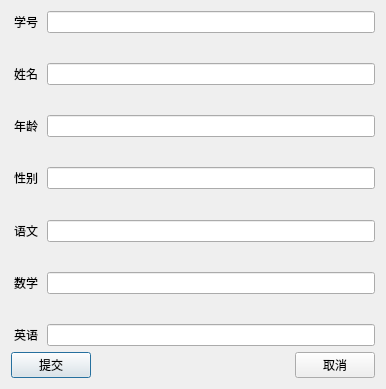
<?xml version="1.0" encoding="UTF-8"?>
<ui version="4.0">
 <class>StudentDialog</class>
 <widget class="QDialog" name="StudentDialog">
  <property name="geometry">
   <rect>
    <x>0</x>
    <y>0</y>
    <width>386</width>
    <height>389</height>
   </rect>
  </property>
  <property name="windowTitle">
   <string>Dialog</string>
  </property>
  <layout class="QGridLayout" name="gridLayout">
   <item row="0" column="0">
    <layout class="QVBoxLayout" name="verticalLayout">
     <item>
      <layout class="QHBoxLayout" name="horizontalLayout">
       <item>
        <widget class="QLabel" name="label">
         <property name="minimumSize">
          <size>
           <width>30</width>
           <height>0</height>
          </size>
         </property>
         <property name="text">
          <string>学号</string>
         </property>
         <property name="alignment">
          <set>Qt::AlignCenter</set>
         </property>
        </widget>
       </item>
       <item>
        <widget class="QLineEdit" name="lineEdit"/>
       </item>
      </layout>
     </item>
     <item>
      <spacer name="verticalSpacer">
       <property name="orientation">
        <enum>Qt::Vertical</enum>
       </property>
       <property name="sizeHint" stdset="0">
        <size>
         <width>20</width>
         <height>13</height>
        </size>
       </property>
      </spacer>
     </item>
     <item>
      <layout class="QHBoxLayout" name="horizontalLayout_2">
       <item>
        <widget class="QLabel" name="label_2">
         <property name="minimumSize">
          <size>
           <width>30</width>
           <height>0</height>
          </size>
         </property>
         <property name="text">
          <string>姓名</string>
         </property>
         <property name="alignment">
          <set>Qt::AlignCenter</set>
         </property>
        </widget>
       </item>
       <item>
        <widget class="QLineEdit" name="lineEdit_2"/>
       </item>
      </layout>
     </item>
     <item>
      <spacer name="verticalSpacer_2">
       <property name="orientation">
        <enum>Qt::Vertical</enum>
       </property>
       <property name="sizeHint" stdset="0">
        <size>
         <width>20</width>
         <height>13</height>
        </size>
       </property>
      </spacer>
     </item>
     <item>
      <layout class="QHBoxLayout" name="horizontalLayout_3">
       <item>
        <widget class="QLabel" name="label_3">
         <property name="minimumSize">
          <size>
           <width>30</width>
           <height>0</height>
          </size>
         </property>
         <property name="text">
          <string>年龄</string>
         </property>
         <property name="alignment">
          <set>Qt::AlignCenter</set>
         </property>
        </widget>
       </item>
       <item>
        <widget class="QLineEdit" name="lineEdit_3"/>
       </item>
      </layout>
     </item>
     <item>
      <spacer name="verticalSpacer_3">
       <property name="orientation">
        <enum>Qt::Vertical</enum>
       </property>
       <property name="sizeHint" stdset="0">
        <size>
         <width>20</width>
         <height>13</height>
        </size>
       </property>
      </spacer>
     </item>
     <item>
      <layout class="QHBoxLayout" name="horizontalLayout_4">
       <item>
        <widget class="QLabel" name="label_4">
         <property name="minimumSize">
          <size>
           <width>30</width>
           <height>0</height>
          </size>
         </property>
         <property name="text">
          <string>性别</string>
         </property>
         <property name="alignment">
          <set>Qt::AlignCenter</set>
         </property>
        </widget>
       </item>
       <item>
        <widget class="QLineEdit" name="lineEdit_4"/>
       </item>
      </layout>
     </item>
     <item>
      <spacer name="verticalSpacer_4">
       <property name="orientation">
        <enum>Qt::Vertical</enum>
       </property>
       <property name="sizeHint" stdset="0">
        <size>
         <width>20</width>
         <height>13</height>
        </size>
       </property>
      </spacer>
     </item>
     <item>
      <layout class="QHBoxLayout" name="horizontalLayout_5">
       <item>
        <widget class="QLabel" name="label_5">
         <property name="minimumSize">
          <size>
           <width>30</width>
           <height>0</height>
          </size>
         </property>
         <property name="text">
          <string>语文</string>
         </property>
         <property name="alignment">
          <set>Qt::AlignCenter</set>
         </property>
        </widget>
       </item>
       <item>
        <widget class="QLineEdit" name="lineEdit_5"/>
       </item>
      </layout>
     </item>
     <item>
      <spacer name="verticalSpacer_6">
       <property name="orientation">
        <enum>Qt::Vertical</enum>
       </property>
       <property name="sizeHint" stdset="0">
        <size>
         <width>20</width>
         <height>13</height>
        </size>
       </property>
      </spacer>
     </item>
     <item>
      <layout class="QHBoxLayout" name="horizontalLayout_6">
       <item>
        <widget class="QLabel" name="label_6">
         <property name="minimumSize">
          <size>
           <width>30</width>
           <height>0</height>
          </size>
         </property>
         <property name="text">
          <string>数学</string>
         </property>
         <property name="alignment">
          <set>Qt::AlignCenter</set>
         </property>
        </widget>
       </item>
       <item>
        <widget class="QLineEdit" name="lineEdit_6"/>
       </item>
      </layout>
     </item>
     <item>
      <spacer name="verticalSpacer_5">
       <property name="orientation">
        <enum>Qt::Vertical</enum>
       </property>
       <property name="sizeHint" stdset="0">
        <size>
         <width>20</width>
         <height>13</height>
        </size>
       </property>
      </spacer>
     </item>
     <item>
      <layout class="QHBoxLayout" name="horizontalLayout_7">
       <item>
        <widget class="QLabel" name="label_7">
         <property name="minimumSize">
          <size>
           <width>30</width>
           <height>0</height>
          </size>
         </property>
         <property name="text">
          <string>英语</string>
         </property>
         <property name="alignment">
          <set>Qt::AlignCenter</set>
         </property>
        </widget>
       </item>
       <item>
        <widget class="QLineEdit" name="lineEdit_7"/>
       </item>
      </layout>
     </item>
    </layout>
   </item>
   <item row="1" column="0">
    <layout class="QHBoxLayout" name="horizontalLayout_8">
     <item>
      <widget class="QPushButton" name="submit">
       <property name="text">
        <string>提交</string>
       </property>
      </widget>
     </item>
     <item>
      <spacer name="horizontalSpacer">
       <property name="orientation">
        <enum>Qt::Horizontal</enum>
       </property>
       <property name="sizeHint" stdset="0">
        <size>
         <width>28</width>
         <height>20</height>
        </size>
       </property>
      </spacer>
     </item>
     <item>
      <widget class="QPushButton" name="cancel">
       <property name="text">
        <string>取消</string>
       </property>
      </widget>
     </item>
    </layout>
   </item>
  </layout>
 </widget>
 <resources/>
 <connections>
  <connection>
   <sender>cancel</sender>
   <signal>clicked()</signal>
   <receiver>StudentDialog</receiver>
   <slot>close()</slot>
   <hints>
    <hint type="sourcelabel">
     <x>338</x>
     <y>367</y>
    </hint>
    <hint type="destinationlabel">
     <x>192</x>
     <y>194</y>
    </hint>
   </hints>
  </connection>
 </connections>
</ui>
